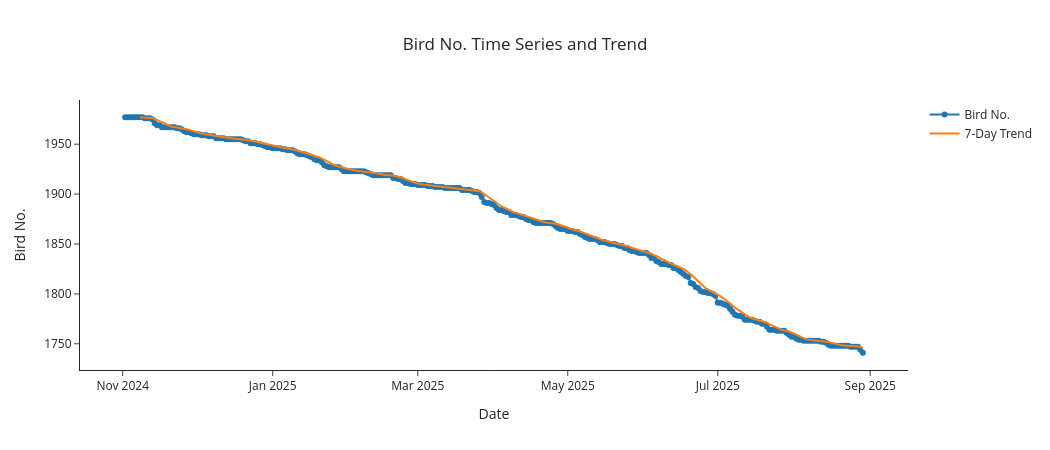
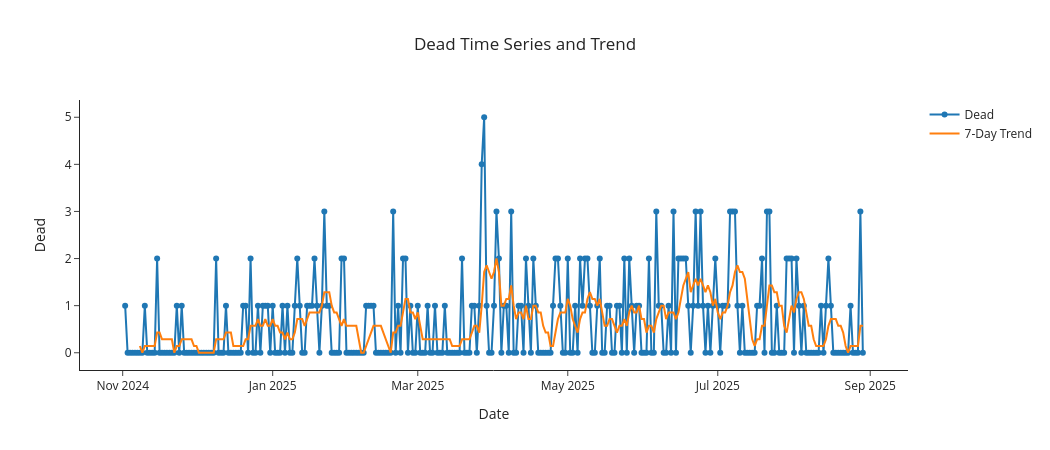
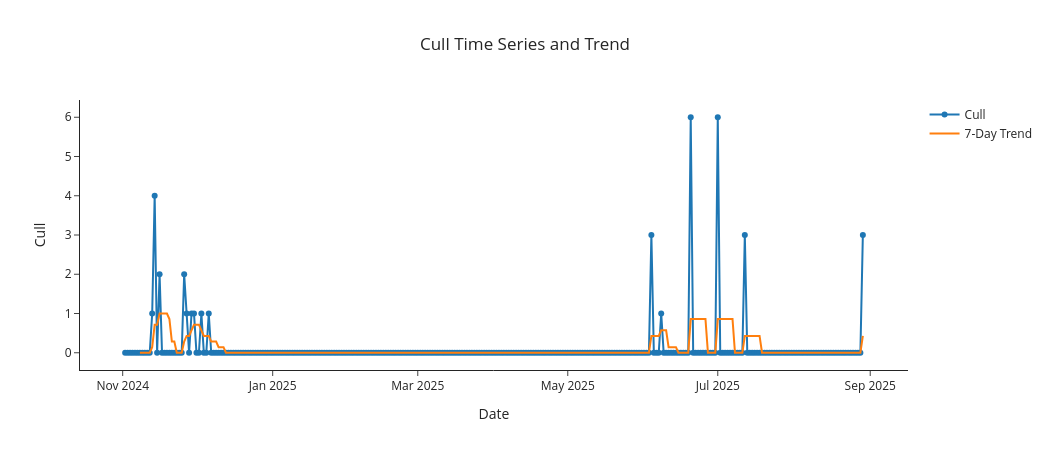
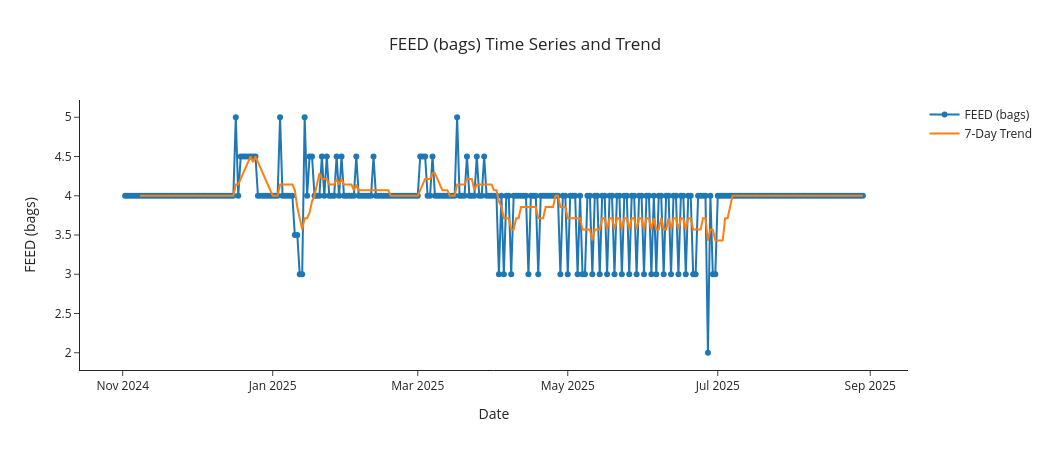

The notebook cell saved with these charts, in order:
### Markdown cell above
## 7. External predictor time-series trends

### Code cell
for column in EXOG_COLUMNS:
    plot_frame = model_data[[column]].copy()
    plot_frame["7-Day Trend"] = plot_frame[column].rolling(7).mean()

    fig = go.Figure()

    fig.add_trace(go.Scatter(
        x=plot_frame.index,
        y=plot_frame[column],
        mode="lines+markers",
        name=column,
    ))

    fig.add_trace(go.Scatter(
        x=plot_frame.index,
        y=plot_frame["7-Day Trend"],
        mode="lines",
        name="7-Day Trend",
    ))

    fig.update_layout(
        title=f"{column} Time Series and Trend",
        xaxis_title="Date",
        yaxis_title=column,
        template="simple_white",
        title_x=0.5,
        width=1050,
        height=450,
        hovermode="x unified",
    )

    fig.show()

### Figure 1 — Plotly figure (JSON) as saved in the notebook; plotly's stock layout.template omitted (floating-point values rounded to 4 significant figures; data arrays with more than 128 entries replaced by an {"elided": "..."} marker saying what was removed)
{"data": [{"mode": "lines+markers", "name": "Bird No.", "type": "scatter", "x": {"elided": "301 str values"}, "y": {"elided": "301 float values"}}, {"mode": "lines", "name": "7-Day Trend", "type": "scatter", "x": {"elided": "301 str values"}, "y": {"elided": "301 float values"}}], "layout": {"height": 450, "hovermode": "x unified", "title": {"text": "Bird No. Time Series and Trend", "x": 0.5}, "width": 1050, "xaxis": {"title": {"text": "Date"}}, "yaxis": {"title": {"text": "Bird No."}}}}

### Figure 2 — Plotly figure (JSON) as saved in the notebook; plotly's stock layout.template omitted (floating-point values rounded to 4 significant figures; data arrays with more than 128 entries replaced by an {"elided": "..."} marker saying what was removed)
{"data": [{"mode": "lines+markers", "name": "Dead", "type": "scatter", "x": {"elided": "301 str values"}, "y": {"elided": "301 float values"}}, {"mode": "lines", "name": "7-Day Trend", "type": "scatter", "x": {"elided": "301 str values"}, "y": {"elided": "301 float values"}}], "layout": {"height": 450, "hovermode": "x unified", "title": {"text": "Dead Time Series and Trend", "x": 0.5}, "width": 1050, "xaxis": {"title": {"text": "Date"}}, "yaxis": {"title": {"text": "Dead"}}}}

### Figure 3 — Plotly figure (JSON) as saved in the notebook; plotly's stock layout.template omitted (floating-point values rounded to 4 significant figures; data arrays with more than 128 entries replaced by an {"elided": "..."} marker saying what was removed)
{"data": [{"mode": "lines+markers", "name": "Cull", "type": "scatter", "x": {"elided": "301 str values"}, "y": {"elided": "301 float values"}}, {"mode": "lines", "name": "7-Day Trend", "type": "scatter", "x": {"elided": "301 str values"}, "y": {"elided": "301 float values"}}], "layout": {"height": 450, "hovermode": "x unified", "title": {"text": "Cull Time Series and Trend", "x": 0.5}, "width": 1050, "xaxis": {"title": {"text": "Date"}}, "yaxis": {"title": {"text": "Cull"}}}}

### Figure 4 — Plotly figure (JSON) as saved in the notebook; plotly's stock layout.template omitted (floating-point values rounded to 4 significant figures; data arrays with more than 128 entries replaced by an {"elided": "..."} marker saying what was removed)
{"data": [{"mode": "lines+markers", "name": "FEED (bags)", "type": "scatter", "x": {"elided": "301 str values"}, "y": {"elided": "301 float values"}}, {"mode": "lines", "name": "7-Day Trend", "type": "scatter", "x": {"elided": "301 str values"}, "y": {"elided": "301 float values"}}], "layout": {"height": 450, "hovermode": "x unified", "title": {"text": "FEED (bags) Time Series and Trend", "x": 0.5}, "width": 1050, "xaxis": {"title": {"text": "Date"}}, "yaxis": {"title": {"text": "FEED (bags)"}}}}
